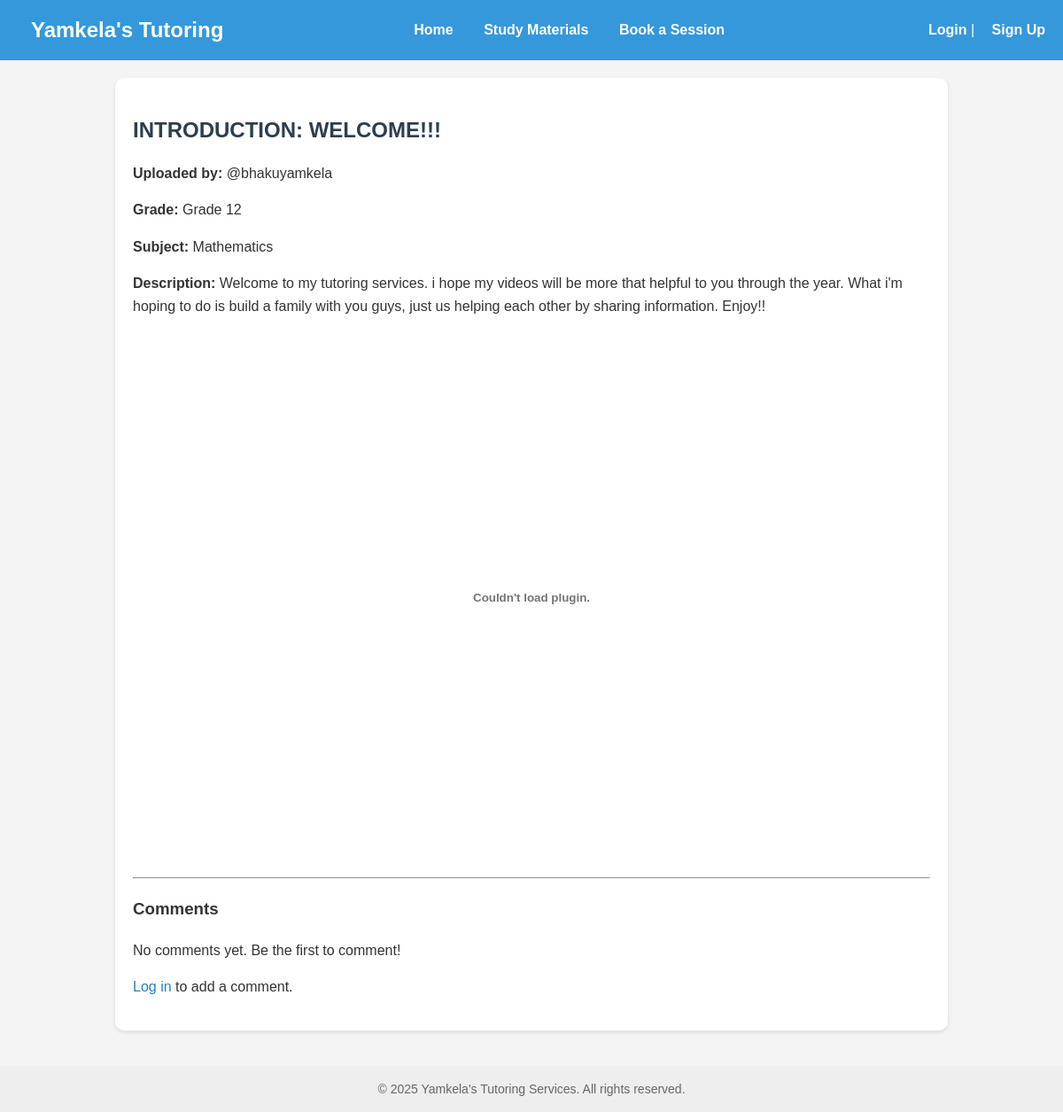
The page /material/1 on the database its author committed.
### app.py (models this page shows)
class Material(db.Model):
    id = db.Column(db.Integer, primary_key=True)
    filename = db.Column(db.String(255), nullable=False)
    title = db.Column(db.String(100), nullable=False)
    description = db.Column(db.Text)
    user_id = db.Column(db.Integer, db.ForeignKey('user.id'), nullable=False)
    grade = db.Column(db.String(20), nullable=True)
    subject = db.Column(db.String(100), nullable=True)
    comments = db.relationship('Comment', backref='material_obj', lazy=True)

class User(db.Model, UserMixin):
    id = db.Column(db.Integer, primary_key=True)
    username = db.Column(db.String(80), unique=True, nullable=False)
    password = db.Column(db.String(200), nullable=False)
    is_admin = db.Column(db.Boolean, default=False)
    materials = db.relationship('Material', backref='uploader', lazy=True)
    comments = db.relationship('Comment', backref='author', lazy=True)

### app.py (the view, shortened to what this page needs)
@app.route('/material/<int:material_id>', methods=['GET', 'POST'])
def view_material(material_id):
    material = Material.query.get_or_404(material_id)
    comments = Comment.query.filter_by(material_id=material.id).order_by(Comment.timestamp.desc()).all()
    return render_template('material_detail.html', material=material, comments=comments)

### app.py (called while the page is built)
@app.context_processor
def inject_current_year():
    return {'current_year': datetime.now().year}

### templates/material_detail.html
{% extends "base.html" %}
{% block content %}
  <h2>{{ material.title }}</h2>
  <p><strong>Uploaded by:</strong> @{{ material.uploader.username }}</p>
  <p><strong>Grade:</strong> {{ material.grade or 'General' }}</p>
  <p><strong>Subject:</strong> {{ material.subject or 'General' }}</p>
  <p><strong>Description:</strong> {{ material.description or 'No description provided.' }}</p>
  {% if material.filename.endswith('.pdf') %}
    <embed src="{{ url_for('static', filename='uploads/' + material.filename) }}" type="application/pdf" width="100%" height="600px" />
  {% elif material.filename.endswith('.mp4') %}
    <video width="100%" controls>
      <source src="{{ url_for('static', filename='uploads/' + material.filename) }}" type="video/mp4">
      Your browser does not support the video tag.
    </video>
  {% else %}
    <img src="{{ url_for('static', filename='uploads/' + material.filename) }}" alt="{{ material.title }}" style="max-width: 100%; height: auto;">
  {% endif %}
  <hr>
  <h3>Comments</h3>
  {% if comments %}
    <ul>
      {% for comment in comments %}
        <li>
          <strong>@{{ comment.author.username }}</strong>
          ({{ comment.timestamp.strftime('%Y-%m-%d %H:%M') }}) -
          {% if comment.is_positive %}
            <span style="color:green;">👍</span>
          {% else %}
            <span style="color:red;">👎</span>
          {% endif %}
          <p>{{ comment.text }}</p>
        </li>
      {% endfor %}
    </ul>
  {% else %}
    <p>No comments yet. Be the first to comment!</p>
  {% endif %}
  {% if current_user.is_authenticated %}
    <hr>
    <h4>Add a Comment</h4>
    <form method="POST" action="{{ url_for('view_material', material_id=material.id) }}">
      <textarea name="comment" rows="3" required placeholder="Write your comment here..."></textarea><br><br>
      <label>
        <input type="radio" name="is_positive" value="true" checked> Positive 👍
      </label>
      <label style="margin-left: 20px;">
        <input type="radio" name="is_positive" value="false"> Negative 👎
      </label><br><br>
      <button type="submit">Submit Comment</button>
    </form>
  {% else %}
    <p><a href="{{ url_for('login') }}">Log in</a> to add a comment.</p>
  {% endif %}
{% endblock %}

### templates/base.html (shortened to what this page needs)
<!DOCTYPE html>
<html lang="en">
<head>
  <link rel="stylesheet" href="{{ url_for('static', filename='css/styles.css') }}">
</head>
<body>
<header>
  <div>
    <a href="{{ url_for('home') }}" style="font-size: 1.5em;">Yamkela's Tutoring</a>
  </div>
  <nav>
    <a href="{{ url_for('home') }}">Home</a>
    <a href="{{ url_for('materials') }}">Study Materials</a>
    <a href="{{ url_for('book') }}">Book a Session</a>
  </nav>
  <div>
    {% if current_user.is_authenticated %}
      <span>Hi, {{ current_user.username }} | </span>
      <a href="{{ url_for('logout') }}">Logout</a>
    {% else %}
      <a href="{{ url_for('login') }}">Login</a> |
      <a href="{{ url_for('signup') }}">Sign Up</a>
    {% endif %}
  </div>
</header>
<main>
  {% block content %}{% endblock %}
</main>
<footer>
  &copy; {{ current_year or '2025' }} Yamkela's Tutoring Services. All rights reserved.
</footer>
</body>
</html>

### static/css/styles.css (style rules this page uses)
body { font-family: Arial, sans-serif; background-color: #f0f2f5; color: #333; margin: 0; padding: 0; line-height: 1.6; }
h2 { color: #2c3e50; margin-bottom: 1rem; }
a { color: #2980b9; text-decoration: none; transition: color 0.3s ease; }

### templates/base.html (style rules this page uses)
body { font-family: Arial, sans-serif; margin: 0; padding: 0; background: #f4f4f4; color: #333; }
header { background: #3498db; color: white; padding: 15px 20px; display: flex; justify-content: space-between; align-items: center; }
header a { color: white; text-decoration: none; margin-left: 15px; font-weight: bold; }
nav a { margin-right: 15px; color: white; font-weight: bold; text-decoration: none; }
main { max-width: 900px; margin: 20px auto; background: white; padding: 20px; border-radius: 10px; box-shadow: 0 2px 5px rgb(0 0 0 / 0.1); }
footer { text-align: center; padding: 15px; background: #eee; margin-top: 40px; color: #666; font-size: 14px; }

### rows shown on the page
Material: title "INTRODUCTION: WELCOME!!!", grade "Grade 12", subject "Mathematics", description "Welcome to my tutoring services. i hope my videos will be more that helpful to you through the year. What i'm hoping to do is build a family with you guys, just us helping each other by sharing information. Enjoy!!"
User: uploader.username "bhakuyamkela"
